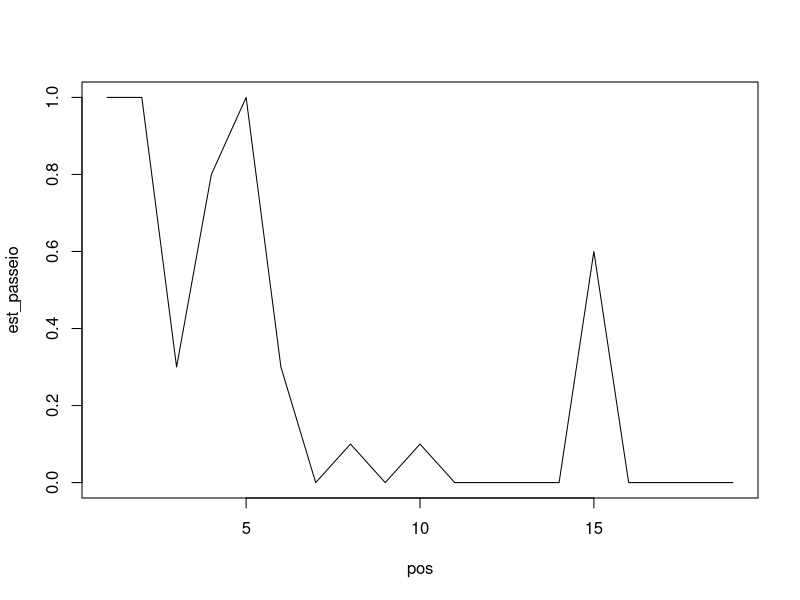

R code for this plot:
# PEDRO HENRIQUE RESENDE RIBEIRO
# N� MATRICULA: 12011BCC004
# PRIMEIRA PROVA DE ESTAT�STICA COMPUTACIONAL.

# QUESTAO 01

EstimativaIntegral = function(a,b){
  
  constante <- (b - a)
  
  # X ~ U[a,b]
  
  x <- runif(100000, a, b)
  
  fx <- exp((2*x) + (x^2))
  
  integral <- constante * mean(fx)
  
  return(integral)
  
}

EstimativaIntegral(-1,2)

# QUESTAO 02

CompletaAlbum = function(N){
  
  figurinhas <- c(1:N)
  
  resultado <- c()
  
  compradas <- c()
  
  contador <- 0
  
  teste <- 0
  
  for(i in 1:10000){ # 10 MIL PARA O R RODAR MAIS RAPIDO
    
    contador <- 0
    
    compradas <- c()
  
    repeat{
      
      teste <- 0
      
      compradas <- c(compradas, sample(c(1:N), size = 1, replace = TRUE))
      
      contador <- contador + 1
      
      verifica <- figurinhas %in% compradas
      
      for(j in 1:length(verifica)){
        
        if(verifica[j] == FALSE){
          
          teste <- 1
          
        }
        
      }
      
      if(teste == 0){
        
        break
        
      }
      
    }
    
    resultado[i] <- contador
  
  }
  
  menor30 <- (resultado < 30)
  
  P30 <- mean(menor30)
  
  # SEI CALCULAR, MAS NAO SEI IMPRIMIR NO CONSOLE
  
  paste("A probabilidade de ser menor que 30 e: ", P30)
  
  esperanca <- mean(resultado)
  
  return(esperanca)

}

# QUESTAO 03

Passeio = function(N,L){

  moeda <- c(0, 1)
  
  resultado <- c()
  
  posicao <- L
  
  for(i in 1:10){ # 1000 PARA RODAR MAIS RAPIDO
    
    repeat{
      
      lancamento <- sample(moeda, size = 1)
      
      if(lancamento == 0){    
        
        posicao <- posicao + 1
        
      }else{
        
        posicao <- posicao - 1
        
      }
      
      if(L + posicao == 0){
        
        resultado[i] = 0
        break
        
      }else if(L + posicao == N){
        
        resultado[i] = 1
        break
        
      }
      
    }
    
  }

  probabilidade <- mean(resultado == 0)
  
  return(probabilidade)

}

est_passeio <- c()

for(i in 1:19){
  
  est_passeio[i] = Passeio(20,i)
  
}

pos <- c(1:19)
  
plot(pos, est_passeio, type = "l") # Cria um gr�fico de linha
